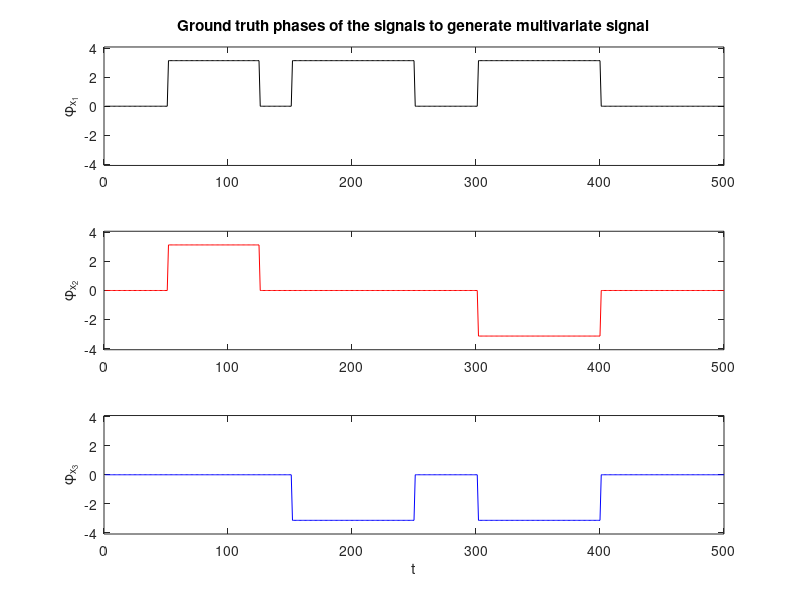

The MATLAB script that drew this image: (Note: this script raises an error after producing the figure.)
%%% Simulation 5. MULTIVARIATE SIGNAL
% This script is written as part of the supplementary materials for the
% paper.  The purpose of this simulation is to compare various MD
% algorithms discussed in terms of the multivariate signal.

%% Case 5: multivariate signal using Bivariate EMD
% Characteristics 
TR = 2;                                                                     % Repetition time
fs = 1/TR;                                                                  % Sampling frequency
t = 0:1/fs:1000-1/fs;

% Defining the freq. component of the signal
% freq. component of the signals to create (0.05 also corresponds to the peak...
% of the PSD of HCP data if we look at the PSD of various IMFs and also in fmri...
% analysis often this corresponds to the center freq of the bandpass which is used 0.01-0.1)
f = 0.05;
phi1 = pi*((t-100>0).*(t-250<0) + (t-300>0).*(t-500<0) + (t-600>0).*(t-800<0));
phi2 = pi*((t-100>0).*(t-250<0) +                      - (t-600>0).*(t-800<0));
phi3 = pi*(                     - (t-300>0).*(t-500<0) - (t-600>0).*(t-800<0));
x1 = cos(2*pi*f*t+phi1);                                                    % first signal
x2 = cos(2*pi*f*t +phi2);                                                   % second signal
x3 = 2*cos(2*pi*f*t +phi3);                                                 % thrid signal

figure;subplot(3,1,1);plot(phi1,'k');ylim([-1.3*pi 1.3*pi]);ylabel('\phi_{x_1}')
subplot(3,1,2);plot(phi2,'r');ylim([-1.3*pi 1.3*pi]);ylabel('\phi_{x_2}')
subplot(3,1,3);plot(phi3,'b');ylim([-1.3*pi 1.3*pi]);ylabel('\phi_{x_3}')
xlabel('t')
subplot(3,1,1);title('Ground truth phases of the signals to generate multivariate signal')

%%%%%%%% ground truth states and transitions - note fs is considered 
grdidx = zeros(size(t));
grdidx(1:50) = 2;
grdidx(125:150) = 2;
grdidx(250:500) = 2;
grdidx(50:125) = 3;
grdidx(150:250) = 1;
grdstate{1}(:,:,1) = 0.98*[1 -1 1;-1 1 -1;1 -1 1];
grdstate{1}(:,:,2) = 0.98*[1 1 1;1 1 1;1 1 1];
grdstate{1}(:,:,3) = 0.98*[1 1 -1;1 1 -1;-1 -1 1];

% creating a trivariate signal using x_i's
Data{1} = [x1;x2;x3]';
winLen = 30;   % the window length for WPS approach

indx = nchoosek(1:size(Data{1},2),2);
N=1000; % number of realizations 
nS = 3; % number of states


%% BEMD 
for m =1:N
    noise = mvnrnd([0 0 0],[1 0 0;0 1 0;0 0 1],length(t))';
    ex1 = noise(1,:);
    ex2 = noise(2,:);
    ex3 = noise(3,:);
    XN1 = x1 + ex1;
    XN2 = x2 + ex2;
    XN3 = x3 + ex3;
    Data{m} = [XN1;XN2;XN3];
for i = 1:1:size(indx,1)
    Z{i} = Data{m}(indx(i,1),:) + 1i*Data{m}(indx(i,2),:);
%    Z{i} = XN + 1i*YN;                                            % complex signal
    imf{m,i} = bemd(Z{i});                                           % finding the IMFs
    
    
    % Finding the mean frequency of real and imag part of the complex imf of
    % complex signal
    mfreqX{m,i} = meanfreq(real(imf{m,i}'),fs);                                        
    mfreqY{m,i} = meanfreq(imag(imf{m,i}'),fs);

    % Phase Synchronization analysis:

    [~,ind_IMFX(m,i)] = min(abs(mfreqX{m,i} - f));
    [~,ind_IMFY(m,i)] = min(abs(mfreqY{m,i} - f));
    dat{m,i} = [real(imf{m,i}(ind_IMFX(m,i),:));imag(imf{m,i}(ind_IMFY(m,i),:))];
    H = hilbert(dat{m,i}');
    sigphase = angle(H);
    DELPHI = sigphase(:,1)-sigphase(:,2);
    CCORSW{m}(:,i) = circularslidingwindow(sigphase(:,1),sigphase(:,2),winLen,'vonmises');
    COSDELPHI1{m}(:,i) = cos(DELPHI);
end
    

end
%% ---------------------------------------------------
%% ---------------------------------------------------

% k-means clustering of the matrices of phase synch. (number of clusters
% using DBI) upperbound for DBI was set to nS 
[popidx{1},popCorr{1},~,~,~,DBI(1)] = mykmeans(cat(1,CCORSW{:}),nS,nS);
[popidx{2},popCorr{2},~,~,~,DBI(2)] = mykmeans(cat(1,COSDELPHI1{:}),nS,nS);

%%%%% for each simulation, match them with the population state --- or the
%%%%% ground truth
for i = 1:N
% k-means clustering of the matrices of phase synch.
[idx{1,i},Corr{1,i}] = mykmeans(CCORSW{i},nS,nS);
[idx{2,i},Corr{2,i}] = mykmeans(COSDELPHI1{i},nS,nS);
[~,~,mCorr{1,i},midx{1,i}] = matchstatesClutster(grdstate{1},Corr{1,i},idx{1,i},1);
[~,~,mCorr{2,i},midx{2,i}] = matchstatesClutster(grdstate{1},Corr{2,i},idx{2,i},1);
end

for i = 1:N
    for j = 1:nS 
        ccstate{j}(:,:,i) = mCorr{1,i}(:,:,j);
        crpstate{j}(:,:,i) = mCorr{2,i}(:,:,j);
    end
end

for i = 1:nS
    meanstate{i,1} = mean(ccstate{i},3);
    meanstate{i,2} = mean(crpstate{i},3);
end

count = 0;
placeholder = [1 2 3;7 8 9];
figure;
h = tight_subplot(3, nS, [.001 .001],[.01 .001],[.05 .05]);
labels = {'CIRC','CRP'};
set(h(4:6),'visible','off')
for j = 1:nS
    for i = 1:2
        count = count + 1;
        axes(h(placeholder(count)));gsplot(meanstate{j,i});
        axis square;
        set(gca, 'XTick', [], 'YTick', [], 'CLim', [-1 1])
        c = get(gca, 'Children');
        set(c(find(strcmp(get(c, 'Type'),'line'))), 'Color', 'w')
        if i == 1
         title(strcat(['State ' num2str(j)]));
        end
        if j == 1
            ylabel(labels{i},'interpreter','latex');
        end
    end
    
end
colorbar(h(8),'Position',[0.93 0.168 0.022 0.7]); caxis([-1 1])


for i = 1:N
    MIDX1(:,i) = midx{1,i};
    MIDX2(:,i) = midx{2,i};
end

for i = 1:size(MIDX1,1)
    flag1(i) = sum( MIDX1(i,:) == grdidx(i))/N;
    flag2(i) = sum( MIDX2(i,:) == grdidx(i))/N;
end

for j = 1:nS
for i = 1:size(MIDX1,1)
    flags1(i,j) = sum( MIDX1(i,:) == j)/N;
    flags2(i,j) = sum( MIDX2(i,:) == j)/N;
end
end




figure;subplot(3,1,1);plot(grdidx,'r','LineWidth',2);ylim([0 4]);xlabel('t');
ylabel('State #');title('Ground truth state')
subplot(3,1,2);plot(flag1,'g','LineWidth',2);
title('Accuracy of correctly classifying the state');ylabel('Accuracy');xlabel('t')
subplot(3,1,3);bar(flags1,'stacked')
title('Stacked bar of the classification accuracy across time');
legend('State 1','State 2','State 3');
ylabel('State Accuracy Proportion');xlabel('t')




figure;imagesc(MIDX1');colormap winter;
imAlpha=ones(size(MIDX1'));
imAlpha(isnan(MIDX1'))=0;
imagesc(MIDX1','AlphaData',imAlpha);
set(gca,'color',1*[1 1 1]);
title('State transitions - BEMD-based-PS using tWPS: CIRC');
xlabel('time [s]');ylabel('realizations')
cb = colorbar();
% Set color labels (one for each row in RGB)
label = 1:nS; 
caxis([1,numel(label)])
cb.YTick = 1 : nS;
labelChar = label;
cb.TickLabels = labelChar(1:end-1);
cb.FontSize = 12; 

figure;imagesc(MIDX2');colormap winter
title('State transitions - BEMD-based-PS using IPS: CRP');
xlabel('time [s]');ylabel('realizations');
cb = colorbar();
% Set color labels (one for each row in RGB)
label = 1:nS; 
caxis([1,numel(label)])
cb.YTick = 1 : nS;
labelChar = label;
cb.TickLabels = labelChar(1:end-1);
cb.FontSize = 12; 


%% na-MEMD
clear DELPHI
indx = nchoosek(1:size(Data{1},2),2);
N=1000;nS = 3;

for m =1:N
    noise = mvnrnd([0 0 0],[1 0 0;0 1 0;0 0 1],length(t))';
    ex1 = noise(1,:);
    ex2 = noise(2,:);
    ex3 = noise(3,:);
    XN1 = x1 + ex1;
    XN2 = x2 + ex2;
    XN3 = x3 + ex3;
    Data{m} = [XN1;XN2;XN3]';
    % assigning the criterias
    stp_crit = 'stop';
    stp_vec = [0.3 0.3 0.3];
    mode = 'na_fix';
    intensity_noise = 0.75; 
    n_channel_na = size(Data{m},2);  
    ndir = 2*n_channel_na; 
    imf = namemd(Data{m}, ndir, stp_crit, stp_vec, mode, intensity_noise, n_channel_na);
  
    % Finding the mean frequency of each IMFs
    for i=1:size(imf,1)
        for j = 1:size(imf{1},1)
            mfreq{m}(i,j) = meanfreq(imf{i}(j,:),fs);                                        
        end
    end
    
    
    % Phase Synchronization analysis:
    [~,ind] = min(abs(mfreq{m}' - f));
    for i = 1:1:size(indx,1)
        dat{m,i} = [imf{indx(i,1)}(ind(indx(i,1)),:);imf{indx(i,2)}(ind(indx(i,2)),:)];
        H = hilbert(dat{m,i}');
        sigphase = angle(H);
        DELPHI{m} = sigphase(:,1)-sigphase(:,2);
        CCORSW{m}(:,i) = circularslidingwindow(sigphase(:,1),sigphase(:,2),winLen,'vonmises');
        COSDELPHI1{m}(:,i) = cos(DELPHI{m});
    end
    
end
    


% k-means clustering of the matrices of phase synch. (number of clusters
% using DBI) upperbound for DBI was set to nS 
[popidx{1},popCorr{1},~,~,~,DBI(1)] = mykmeans(cat(1,CCORSW{:}),nS,nS);
[popidx{2},popCorr{2},~,~,~,DBI(2)] = mykmeans(cat(1,COSDELPHI1{:}),nS,nS);

%%%%% for each simulation, match them with the population state --- or the
%%%%% ground truth
for i = 1:N
% k-means clustering of the matrices of phase synch.
[idx{1,i},Corr{1,i}] = mykmeans(CCORSW{i},nS,nS);
[idx{2,i},Corr{2,i}] = mykmeans(COSDELPHI1{i},nS,nS);
[~,~,mCorr{1,i},midx{1,i}] = matchstatesClutster(grdstate{1},Corr{1,i},idx{1,i},1);
[~,~,mCorr{2,i},midx{2,i}] = matchstatesClutster(grdstate{1},Corr{2,i},idx{2,i},1);
end

for i = 1:N
    for j = 1:nS 
        ccstate{j}(:,:,i) = mCorr{1,i}(:,:,j);
        crpstate{j}(:,:,i) = mCorr{2,i}(:,:,j);
    end
end

for i = 1:nS
    meanstate{i,1} = mean(ccstate{i},3);
    meanstate{i,2} = mean(crpstate{i},3);
end

count = 0;
placeholder = [1 2 3;7 8 9];
figure;
h = tight_subplot(3, nS, [.001 .001],[.01 .001],[.05 .05]);
labels = {'CIRC','CRP'};
set(h(4:6),'visible','off')
for j = 1:nS
    for i = 1:2
        count = count + 1;
        axes(h(placeholder(count)));gsplot(meanstate{j,i});
        axis square;
        set(gca, 'XTick', [], 'YTick', [], 'CLim', [-1 1])
        c = get(gca, 'Children');
        set(c(find(strcmp(get(c, 'Type'),'line'))), 'Color', 'w')
        if i == 1
         title(strcat(['State ' num2str(j)]));
        end
        if j == 1
            ylabel(labels{i},'interpreter','latex');
        end
    end
    
end
colorbar(h(8),'Position',[0.93 0.168 0.022 0.7]); caxis([-1 1]);


for i = 1:N
    MIDX1(:,i) = midx{1,i};
    MIDX2(:,i) = midx{2,i};
end

for i = 1:size(MIDX1,1)
    flag1(i) = sum( MIDX1(i,:) == grdidx(i))/N;
    flag2(i) = sum( MIDX2(i,:) == grdidx(i))/N;
end

for j = 1:nS
for i = 1:size(MIDX1,1)
    flags1(i,j) = sum( MIDX1(i,:) == j)/N;
    flags2(i,j) = sum( MIDX2(i,:) == j)/N;
end
end




figure;subplot(3,1,1);plot(grdidx,'r','LineWidth',2);ylim([0 4]);xlabel('t');
ylabel('State #');title('Ground truth state')
subplot(3,1,2);plot(flag1,'g','LineWidth',2);
title('Accuracy of correctly classifying the state');ylabel('Accuracy');xlabel('t')
subplot(3,1,3);bar(flags1,'stacked')
title('Stacked bar of the classification accuracy across time');
legend('State 1','State 2','State 3');
ylabel('State Accuracy Proportion');xlabel('t')




figure;imagesc(MIDX1');colormap winter;
imAlpha=ones(size(MIDX1'));
imAlpha(isnan(MIDX1'))=0;
imagesc(MIDX1','AlphaData',imAlpha);
set(gca,'color',1*[1 1 1]);
title('State transitions - na-MEMD-based-PS using tWPS: CIRC');
xlabel('time [s]');ylabel('realizations')
cb = colorbar();
% Set color labels (one for each row in RGB)
label = 1:nS; 
caxis([1,numel(label)])
cb.YTick = 1 : nS;
labelChar = label;
cb.TickLabels = labelChar(1:end-1);
cb.FontSize = 12; 

figure;imagesc(MIDX2');colormap winter
title('State transitions - na-MEMD-based-PS using IPS: CRP');
xlabel('time [s]');ylabel('realizations');
cb = colorbar();
% Set color labels (one for each row in RGB)
label = 1:nS; 
caxis([1,numel(label)])
cb.YTick = 1 : nS;
labelChar = label;
cb.TickLabels = labelChar(1:end-1);
cb.FontSize = 12; 


%% MVMD
indx = nchoosek(1:size(Data{1},2),2);
N=1000;
    
k = 4; % apriori knowledge from naMEMD
for m =1:N
    noise = mvnrnd([0 0 0],[1 0 0;0 1 0;0 0 1],length(t))';
    ex1 = noise(1,:);
    ex2 = noise(2,:);
    ex3 = noise(3,:);
    XN1 = x1 + ex1;
    XN2 = x2 + ex2;
    XN3 = x3 + ex3;
    Data{m} = [XN1;XN2;XN3]';
    % Using multivariate variational mode decomposition
    [u, u_hat, omega] = MVMD(Data{m}, 1000, 0.01, k, 1, 0, 1e-9);
    for i = 1:k
        mfreq{m}(1,i) = meanfreq(u(i,:,1),fs);
    end

    
     % Phase Synchronization analysis:
     [~,ind] = min(abs(mfreq{m}'-f));
    for i = 1:1:size(indx,1)
        dat{m} = [u(ind,:,indx(i,1));u(ind,:,indx(i,2))];
        H = hilbert(dat{m}');
        sigphase = angle(H);
        DELPHI{m} = sigphase(:,1)-sigphase(:,2);
        CCORSW{m}(:,i) = circularslidingwindow(sigphase(:,1),sigphase(:,2),winLen,'vonmises');%,'option','window','winsize',w(1));
        COSDELPHI1{m}(:,i) = cos(DELPHI{m});
    end

end
    



% k-means clustering of the matrices of phase synch. (number of clusters
% using DBI) upperbound for DBI was set to nS 
[popidx{1},popCorr{1},~,~,~,DBI(1)] = mykmeans(cat(1,CCORSW{:}),nS,nS);
[popidx{2},popCorr{2},~,~,~,DBI(2)] = mykmeans(cat(1,COSDELPHI1{:}),nS,nS);

%%%%% for each simulation, match them with the population state --- or the
%%%%% ground truth
for i = 1:N
% k-means clustering of the matrices of phase synch.
[idx{1,i},Corr{1,i}] = mykmeans(CCORSW{i},nS,nS);
[idx{2,i},Corr{2,i}] = mykmeans(COSDELPHI1{i},nS,nS);
[~,~,mCorr{1,i},midx{1,i}] = matchstatesClutster(grdstate{1},Corr{1,i},idx{1,i},1);
[~,~,mCorr{2,i},midx{2,i}] = matchstatesClutster(grdstate{1},Corr{2,i},idx{2,i},1);
end

for i = 1:N
    for j = 1:nS 
        ccstate{j}(:,:,i) = mCorr{1,i}(:,:,j);
        crpstate{j}(:,:,i) = mCorr{2,i}(:,:,j);
    end
end

for i = 1:nS
    meanstate{i,1} = mean(ccstate{i},3);
    meanstate{i,2} = mean(crpstate{i},3);
end

count = 0;
placeholder = [1 2 3;7 8 9];
figure;
h = tight_subplot(3, nS, [.001 .001],[.01 .001],[.05 .05]);
labels = {'CIRC','CRP'};
set(h(4:6),'visible','off')
for j = 1:nS
    for i = 1:2
        count = count + 1;
        axes(h(placeholder(count)));gsplot(meanstate{j,i});
        axis square;
        set(gca, 'XTick', [], 'YTick', [], 'CLim', [-1 1])
        c = get(gca, 'Children');
        set(c(find(strcmp(get(c, 'Type'),'line'))), 'Color', 'w')
        if i == 1
         title(strcat(['State ' num2str(j)]));
        end
        if j == 1
            ylabel(labels{i},'interpreter','latex');
        end
    end
    
end
colorbar(h(8),'Position',[0.93 0.168 0.022 0.7]); caxis([-1 1]);


for i = 1:N
    MIDX1(:,i) = midx{1,i};
    MIDX2(:,i) = midx{2,i};
end

for i = 1:size(MIDX1,1)
    flag1(i) = sum( MIDX1(i,:) == grdidx(i))/N;
    flag2(i) = sum( MIDX2(i,:) == grdidx(i))/N;
end

for j = 1:nS
for i = 1:size(MIDX1,1)
    flags1(i,j) = sum( MIDX1(i,:) == j)/N;
    flags2(i,j) = sum( MIDX2(i,:) == j)/N;
end
end




figure;subplot(3,1,1);plot(grdidx,'r','LineWidth',2);ylim([0 4]);xlabel('t');
ylabel('State #');title('Ground truth state')
subplot(3,1,2);plot(flag1,'g','LineWidth',2);
title('Accuracy of correctly classifying the state');ylabel('Accuracy');xlabel('t')
subplot(3,1,3);bar(flags1,'stacked')
title('Stacked bar of the classification accuracy across time');
legend('State 1','State 2','State 3');
ylabel('State Accuracy Proportion');xlabel('t')




figure;imagesc(MIDX1');colormap winter;
imAlpha=ones(size(MIDX1'));
imAlpha(isnan(MIDX1'))=0;
imagesc(MIDX1','AlphaData',imAlpha);
set(gca,'color',1*[1 1 1]);
title('State transitions - MVMD-based-PS using tWPS: CIRC');
xlabel('time [s]');ylabel('realizations')
cb = colorbar();
% Set color labels (one for each row in RGB)
label = 1:nS; 
caxis([1,numel(label)])
cb.YTick = 1 : nS;
labelChar = label;
cb.TickLabels = labelChar(1:nS);
cb.FontSize = 12; 

figure;imagesc(MIDX2');colormap winter
title('State transitions - MVMD-based-PS using IPS: CRP');
xlabel('time [s]');ylabel('realizations');
cb = colorbar();
% Set color labels (one for each row in RGB)
label = 1:nS; 
caxis([1,numel(label)])
cb.YTick = 1 : nS;
labelChar = label;
cb.TickLabels = labelChar(1:nS);
cb.FontSize = 12; 